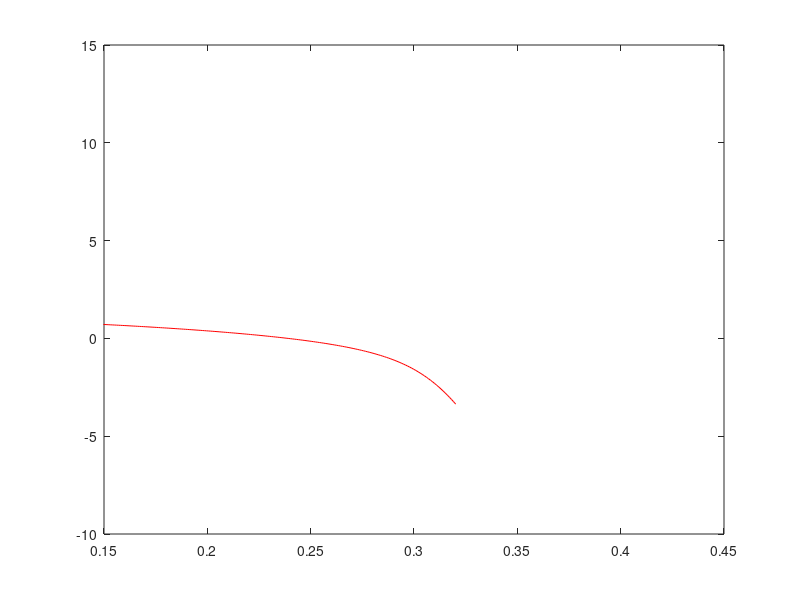

MATLAB code to generate this figure: (Note: this script raises an error after producing the figure.)
angle = 0;
%angle given in radians
% 
% t = 45;
% mu = 3.17*t;
% s = 0.06*t;
% chi0 = -0.04*t;
% chi1 = 0.012*t;
% ef = -0.08*t;

%lower band
t = 37;
mu = 3.10*t;
s = 0.075*t;
chi0 = -0.06*t;
chi1 = 0.011*t;
ef = -0.16*t;

x =  0:0.01:10;
kx = x/pi;
%ky = kx/cos(angle);
ky = kx*tan(angle);
%figure; plot(kx,ky);

l_band = 2*t*(cos(kx) + cos(ky)) - mu;
f_band = -2*chi0*(cos(kx) + cos(ky)) - 4*chi1*cos(kx).*cos(ky) + ef;

k = sqrt(kx.^2 + ky.^2);

%figure; plot(k,l_band); hold on; plot(k,f_band,'r');

ylow = (l_band + f_band)/2 - sqrt(((l_band - f_band)/2).^2 + s^2);
yup = (l_band + f_band)/2 + sqrt(((l_band - f_band)/2).^2 + s^2);
figure; plot(k(1:317)/pi,ylow(1:317),'r'); 
%hold on; plot(k/pi,yup,'b'); hold on; plot(k/pi,l_band);
%hold on; plot([0 1], [0 0]);
xlim([0.15 0.45]); ylim([-10 15]);
%hold on; plot([0 1], [-3.38 -3.38]);
%hold on; plot([0 1], [3.82 3.82]);
hold on; plot(xl,yl,'rx');
%%
angle = 0;
%angle given in radians
% 
% t = 45;
% mu = 3.17*t;
% s = 0.06*t;
% chi0 = -0.04*t;
% chi1 = 0.012*t;
% ef = -0.08*t;

%upper band
t = 45;
mu = 3.17*t;
s = 0.06*t;
chi0 = -0.04*t;
chi1 = 0.012*t;
ef = -0.08*t;

x =  0:0.01:10;
kx = x/pi;
%ky = kx/cos(angle);
ky = kx*tan(angle);
%figure; plot(kx,ky);

l_band = 2*t*(cos(kx) + cos(ky)) - mu;
f_band = -2*chi0*(cos(kx) + cos(ky)) - 4*chi1*cos(kx).*cos(ky) + ef;

k = sqrt(kx.^2 + ky.^2);

%figure; plot(k,l_band); hold on; plot(k,f_band,'r');

ylow = (l_band + f_band)/2 - sqrt(((l_band - f_band)/2).^2 + s^2);
yup = (l_band + f_band)/2 + sqrt(((l_band - f_band)/2).^2 + s^2);
%figure; plot(k/pi,ylow,'r'); 
hold on; plot(k/pi,yup,'b'); %hold on; plot(k/pi,l_band);
hold on; plot([0 1], [0 0]);
xlim([0.15 0.45]); ylim([-10 15]);
hold on; plot([0 1], [-3.38 -3.38]);
hold on; plot([0 1], [3.82 3.82]);
hold on; plot(xu,yu,'rx');
%%
hold on; plot([0 1], [-3.38 -3.38]);
hold on; plot([0 1], [3.82 3.82]);
